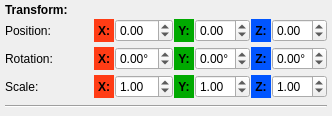
<?xml version="1.0" encoding="UTF-8"?>
<ui version="4.0">
 <class>WidgetTransform</class>
 <widget class="QWidget" name="WidgetTransform">
  <property name="geometry">
   <rect>
    <x>0</x>
    <y>0</y>
    <width>332</width>
    <height>116</height>
   </rect>
  </property>
  <property name="minimumSize">
   <size>
    <width>332</width>
    <height>0</height>
   </size>
  </property>
  <property name="windowTitle">
   <string>Form</string>
  </property>
  <layout class="QVBoxLayout" name="verticalLayout">
   <property name="spacing">
    <number>2</number>
   </property>
   <property name="leftMargin">
    <number>5</number>
   </property>
   <property name="topMargin">
    <number>3</number>
   </property>
   <property name="rightMargin">
    <number>5</number>
   </property>
   <property name="bottomMargin">
    <number>3</number>
   </property>
   <item>
    <widget class="QLabel" name="label">
     <property name="font">
      <font>
       <weight>75</weight>
       <bold>true</bold>
      </font>
     </property>
     <property name="text">
      <string>Transform:</string>
     </property>
    </widget>
   </item>
   <item>
    <layout class="QGridLayout" name="gridLayout_2">
     <property name="topMargin">
      <number>0</number>
     </property>
     <property name="horizontalSpacing">
      <number>1</number>
     </property>
     <property name="verticalSpacing">
      <number>5</number>
     </property>
     <item row="1" column="1">
      <widget class="QLabel" name="labelXRotation">
       <property name="sizePolicy">
        <sizepolicy hsizetype="Preferred" vsizetype="Preferred">
         <horstretch>0</horstretch>
         <verstretch>0</verstretch>
        </sizepolicy>
       </property>
       <property name="maximumSize">
        <size>
         <width>20</width>
         <height>16777215</height>
        </size>
       </property>
       <property name="font">
        <font>
         <weight>75</weight>
         <bold>true</bold>
        </font>
       </property>
       <property name="styleSheet">
        <string notr="true">background-color: rgb(255, 60, 21);</string>
       </property>
       <property name="text">
        <string>X:</string>
       </property>
       <property name="alignment">
        <set>Qt::AlignCenter</set>
       </property>
      </widget>
     </item>
     <item row="2" column="4">
      <widget class="QDoubleSpinBox" name="doubleSpinBoxYScale">
       <property name="sizePolicy">
        <sizepolicy hsizetype="Preferred" vsizetype="Preferred">
         <horstretch>0</horstretch>
         <verstretch>0</verstretch>
        </sizepolicy>
       </property>
       <property name="minimumSize">
        <size>
         <width>50</width>
         <height>0</height>
        </size>
       </property>
       <property name="maximumSize">
        <size>
         <width>55</width>
         <height>16777215</height>
        </size>
       </property>
       <property name="minimum">
        <double>-100.000000000000000</double>
       </property>
       <property name="maximum">
        <double>100.000000000000000</double>
       </property>
       <property name="value">
        <double>1.000000000000000</double>
       </property>
      </widget>
     </item>
     <item row="1" column="6">
      <widget class="QDoubleSpinBox" name="doubleSpinBoxZRotation">
       <property name="sizePolicy">
        <sizepolicy hsizetype="Preferred" vsizetype="Preferred">
         <horstretch>0</horstretch>
         <verstretch>0</verstretch>
        </sizepolicy>
       </property>
       <property name="maximumSize">
        <size>
         <width>55</width>
         <height>16777215</height>
        </size>
       </property>
       <property name="suffix">
        <string notr="true">°</string>
       </property>
       <property name="minimum">
        <double>-360.000000000000000</double>
       </property>
       <property name="maximum">
        <double>360.000000000000000</double>
       </property>
      </widget>
     </item>
     <item row="0" column="6">
      <widget class="QDoubleSpinBox" name="doubleSpinBoxZPosition">
       <property name="sizePolicy">
        <sizepolicy hsizetype="Preferred" vsizetype="Preferred">
         <horstretch>0</horstretch>
         <verstretch>0</verstretch>
        </sizepolicy>
       </property>
       <property name="maximumSize">
        <size>
         <width>55</width>
         <height>16777215</height>
        </size>
       </property>
       <property name="minimum">
        <double>-100000.000000000000000</double>
       </property>
       <property name="maximum">
        <double>100000.000000000000000</double>
       </property>
      </widget>
     </item>
     <item row="1" column="4">
      <widget class="QDoubleSpinBox" name="doubleSpinBoxYRotation">
       <property name="sizePolicy">
        <sizepolicy hsizetype="Preferred" vsizetype="Preferred">
         <horstretch>0</horstretch>
         <verstretch>0</verstretch>
        </sizepolicy>
       </property>
       <property name="minimumSize">
        <size>
         <width>50</width>
         <height>0</height>
        </size>
       </property>
       <property name="maximumSize">
        <size>
         <width>55</width>
         <height>16777215</height>
        </size>
       </property>
       <property name="suffix">
        <string notr="true">°</string>
       </property>
       <property name="minimum">
        <double>-360.000000000000000</double>
       </property>
       <property name="maximum">
        <double>360.000000000000000</double>
       </property>
      </widget>
     </item>
     <item row="1" column="0">
      <widget class="QLabel" name="labelRotation">
       <property name="text">
        <string>Rotation:</string>
       </property>
      </widget>
     </item>
     <item row="2" column="6">
      <widget class="QDoubleSpinBox" name="doubleSpinBoxZScale">
       <property name="sizePolicy">
        <sizepolicy hsizetype="Preferred" vsizetype="Preferred">
         <horstretch>0</horstretch>
         <verstretch>0</verstretch>
        </sizepolicy>
       </property>
       <property name="maximumSize">
        <size>
         <width>55</width>
         <height>16777215</height>
        </size>
       </property>
       <property name="minimum">
        <double>-100.000000000000000</double>
       </property>
       <property name="maximum">
        <double>100.000000000000000</double>
       </property>
       <property name="value">
        <double>1.000000000000000</double>
       </property>
      </widget>
     </item>
     <item row="1" column="3">
      <widget class="QLabel" name="labelYRotation">
       <property name="sizePolicy">
        <sizepolicy hsizetype="Preferred" vsizetype="Preferred">
         <horstretch>0</horstretch>
         <verstretch>0</verstretch>
        </sizepolicy>
       </property>
       <property name="maximumSize">
        <size>
         <width>20</width>
         <height>16777215</height>
        </size>
       </property>
       <property name="font">
        <font>
         <weight>75</weight>
         <bold>true</bold>
        </font>
       </property>
       <property name="styleSheet">
        <string notr="true">background-color: rgb(0, 170, 0);</string>
       </property>
       <property name="text">
        <string>Y:</string>
       </property>
       <property name="alignment">
        <set>Qt::AlignCenter</set>
       </property>
      </widget>
     </item>
     <item row="2" column="5">
      <widget class="QLabel" name="labelZScale">
       <property name="sizePolicy">
        <sizepolicy hsizetype="Preferred" vsizetype="Preferred">
         <horstretch>0</horstretch>
         <verstretch>0</verstretch>
        </sizepolicy>
       </property>
       <property name="maximumSize">
        <size>
         <width>20</width>
         <height>16777215</height>
        </size>
       </property>
       <property name="font">
        <font>
         <weight>75</weight>
         <bold>true</bold>
        </font>
       </property>
       <property name="styleSheet">
        <string notr="true">background-color: rgb(0, 85, 255);</string>
       </property>
       <property name="text">
        <string>Z:</string>
       </property>
       <property name="alignment">
        <set>Qt::AlignCenter</set>
       </property>
      </widget>
     </item>
     <item row="0" column="0">
      <widget class="QLabel" name="labelPosition">
       <property name="text">
        <string>Position:</string>
       </property>
      </widget>
     </item>
     <item row="0" column="5">
      <widget class="QLabel" name="labelZPosition">
       <property name="sizePolicy">
        <sizepolicy hsizetype="Preferred" vsizetype="Preferred">
         <horstretch>0</horstretch>
         <verstretch>0</verstretch>
        </sizepolicy>
       </property>
       <property name="maximumSize">
        <size>
         <width>20</width>
         <height>16777215</height>
        </size>
       </property>
       <property name="font">
        <font>
         <weight>75</weight>
         <bold>true</bold>
        </font>
       </property>
       <property name="styleSheet">
        <string notr="true">background-color: rgb(0, 85, 255);</string>
       </property>
       <property name="text">
        <string>Z:</string>
       </property>
       <property name="alignment">
        <set>Qt::AlignCenter</set>
       </property>
      </widget>
     </item>
     <item row="0" column="1">
      <widget class="QLabel" name="labelXPosition">
       <property name="sizePolicy">
        <sizepolicy hsizetype="Preferred" vsizetype="Preferred">
         <horstretch>0</horstretch>
         <verstretch>0</verstretch>
        </sizepolicy>
       </property>
       <property name="maximumSize">
        <size>
         <width>20</width>
         <height>16777215</height>
        </size>
       </property>
       <property name="font">
        <font>
         <weight>75</weight>
         <bold>true</bold>
        </font>
       </property>
       <property name="styleSheet">
        <string notr="true">background-color: rgb(255, 60, 21);</string>
       </property>
       <property name="text">
        <string>X:</string>
       </property>
       <property name="alignment">
        <set>Qt::AlignCenter</set>
       </property>
      </widget>
     </item>
     <item row="1" column="2">
      <widget class="QDoubleSpinBox" name="doubleSpinBoxXRotation">
       <property name="sizePolicy">
        <sizepolicy hsizetype="Preferred" vsizetype="Preferred">
         <horstretch>0</horstretch>
         <verstretch>0</verstretch>
        </sizepolicy>
       </property>
       <property name="maximumSize">
        <size>
         <width>58</width>
         <height>16777215</height>
        </size>
       </property>
       <property name="suffix">
        <string notr="true">°</string>
       </property>
       <property name="minimum">
        <double>-360.000000000000000</double>
       </property>
       <property name="maximum">
        <double>360.000000000000000</double>
       </property>
      </widget>
     </item>
     <item row="0" column="2">
      <widget class="QDoubleSpinBox" name="doubleSpinBoxXPosition">
       <property name="sizePolicy">
        <sizepolicy hsizetype="Preferred" vsizetype="Preferred">
         <horstretch>0</horstretch>
         <verstretch>0</verstretch>
        </sizepolicy>
       </property>
       <property name="maximumSize">
        <size>
         <width>58</width>
         <height>16777215</height>
        </size>
       </property>
       <property name="minimum">
        <double>-100000.000000000000000</double>
       </property>
       <property name="maximum">
        <double>100000.000000000000000</double>
       </property>
      </widget>
     </item>
     <item row="1" column="5">
      <widget class="QLabel" name="labelZRotation">
       <property name="sizePolicy">
        <sizepolicy hsizetype="Preferred" vsizetype="Preferred">
         <horstretch>0</horstretch>
         <verstretch>0</verstretch>
        </sizepolicy>
       </property>
       <property name="maximumSize">
        <size>
         <width>20</width>
         <height>16777215</height>
        </size>
       </property>
       <property name="font">
        <font>
         <weight>75</weight>
         <bold>true</bold>
        </font>
       </property>
       <property name="styleSheet">
        <string notr="true">background-color: rgb(0, 85, 255);</string>
       </property>
       <property name="text">
        <string>Z:</string>
       </property>
       <property name="alignment">
        <set>Qt::AlignCenter</set>
       </property>
      </widget>
     </item>
     <item row="0" column="3">
      <widget class="QLabel" name="labelYPosition">
       <property name="sizePolicy">
        <sizepolicy hsizetype="Preferred" vsizetype="Preferred">
         <horstretch>0</horstretch>
         <verstretch>0</verstretch>
        </sizepolicy>
       </property>
       <property name="maximumSize">
        <size>
         <width>20</width>
         <height>16777215</height>
        </size>
       </property>
       <property name="font">
        <font>
         <weight>75</weight>
         <bold>true</bold>
        </font>
       </property>
       <property name="styleSheet">
        <string notr="true">background-color: rgb(0, 170, 0);</string>
       </property>
       <property name="text">
        <string>Y:</string>
       </property>
       <property name="alignment">
        <set>Qt::AlignCenter</set>
       </property>
      </widget>
     </item>
     <item row="2" column="0">
      <widget class="QLabel" name="labelScale">
       <property name="text">
        <string>Scale:</string>
       </property>
      </widget>
     </item>
     <item row="2" column="2">
      <widget class="QDoubleSpinBox" name="doubleSpinBoxXScale">
       <property name="sizePolicy">
        <sizepolicy hsizetype="Preferred" vsizetype="Preferred">
         <horstretch>0</horstretch>
         <verstretch>0</verstretch>
        </sizepolicy>
       </property>
       <property name="maximumSize">
        <size>
         <width>58</width>
         <height>16777215</height>
        </size>
       </property>
       <property name="minimum">
        <double>-100.000000000000000</double>
       </property>
       <property name="maximum">
        <double>100.000000000000000</double>
       </property>
       <property name="value">
        <double>1.000000000000000</double>
       </property>
      </widget>
     </item>
     <item row="2" column="1">
      <widget class="QLabel" name="labelXScale">
       <property name="sizePolicy">
        <sizepolicy hsizetype="Preferred" vsizetype="Preferred">
         <horstretch>0</horstretch>
         <verstretch>0</verstretch>
        </sizepolicy>
       </property>
       <property name="maximumSize">
        <size>
         <width>20</width>
         <height>16777215</height>
        </size>
       </property>
       <property name="font">
        <font>
         <weight>75</weight>
         <bold>true</bold>
        </font>
       </property>
       <property name="styleSheet">
        <string notr="true">background-color: rgb(255, 60, 21);</string>
       </property>
       <property name="text">
        <string>X:</string>
       </property>
       <property name="alignment">
        <set>Qt::AlignCenter</set>
       </property>
      </widget>
     </item>
     <item row="2" column="3">
      <widget class="QLabel" name="labelYScale">
       <property name="sizePolicy">
        <sizepolicy hsizetype="Preferred" vsizetype="Preferred">
         <horstretch>0</horstretch>
         <verstretch>0</verstretch>
        </sizepolicy>
       </property>
       <property name="maximumSize">
        <size>
         <width>20</width>
         <height>16777215</height>
        </size>
       </property>
       <property name="font">
        <font>
         <weight>75</weight>
         <bold>true</bold>
        </font>
       </property>
       <property name="styleSheet">
        <string notr="true">background-color: rgb(0, 170, 0);</string>
       </property>
       <property name="text">
        <string>Y:</string>
       </property>
       <property name="alignment">
        <set>Qt::AlignCenter</set>
       </property>
      </widget>
     </item>
     <item row="0" column="4">
      <widget class="QDoubleSpinBox" name="doubleSpinBoxYPosition">
       <property name="sizePolicy">
        <sizepolicy hsizetype="Preferred" vsizetype="Preferred">
         <horstretch>0</horstretch>
         <verstretch>0</verstretch>
        </sizepolicy>
       </property>
       <property name="minimumSize">
        <size>
         <width>50</width>
         <height>0</height>
        </size>
       </property>
       <property name="maximumSize">
        <size>
         <width>55</width>
         <height>16777215</height>
        </size>
       </property>
       <property name="minimum">
        <double>-100000.000000000000000</double>
       </property>
       <property name="maximum">
        <double>100000.000000000000000</double>
       </property>
      </widget>
     </item>
    </layout>
   </item>
   <item>
    <widget class="Line" name="line">
     <property name="sizePolicy">
      <sizepolicy hsizetype="Preferred" vsizetype="Preferred">
       <horstretch>0</horstretch>
       <verstretch>0</verstretch>
      </sizepolicy>
     </property>
     <property name="orientation">
      <enum>Qt::Horizontal</enum>
     </property>
    </widget>
   </item>
  </layout>
 </widget>
 <tabstops>
  <tabstop>doubleSpinBoxXPosition</tabstop>
  <tabstop>doubleSpinBoxYPosition</tabstop>
  <tabstop>doubleSpinBoxZPosition</tabstop>
  <tabstop>doubleSpinBoxXRotation</tabstop>
  <tabstop>doubleSpinBoxYRotation</tabstop>
  <tabstop>doubleSpinBoxZRotation</tabstop>
  <tabstop>doubleSpinBoxXScale</tabstop>
  <tabstop>doubleSpinBoxYScale</tabstop>
  <tabstop>doubleSpinBoxZScale</tabstop>
 </tabstops>
 <resources/>
 <connections/>
</ui>
